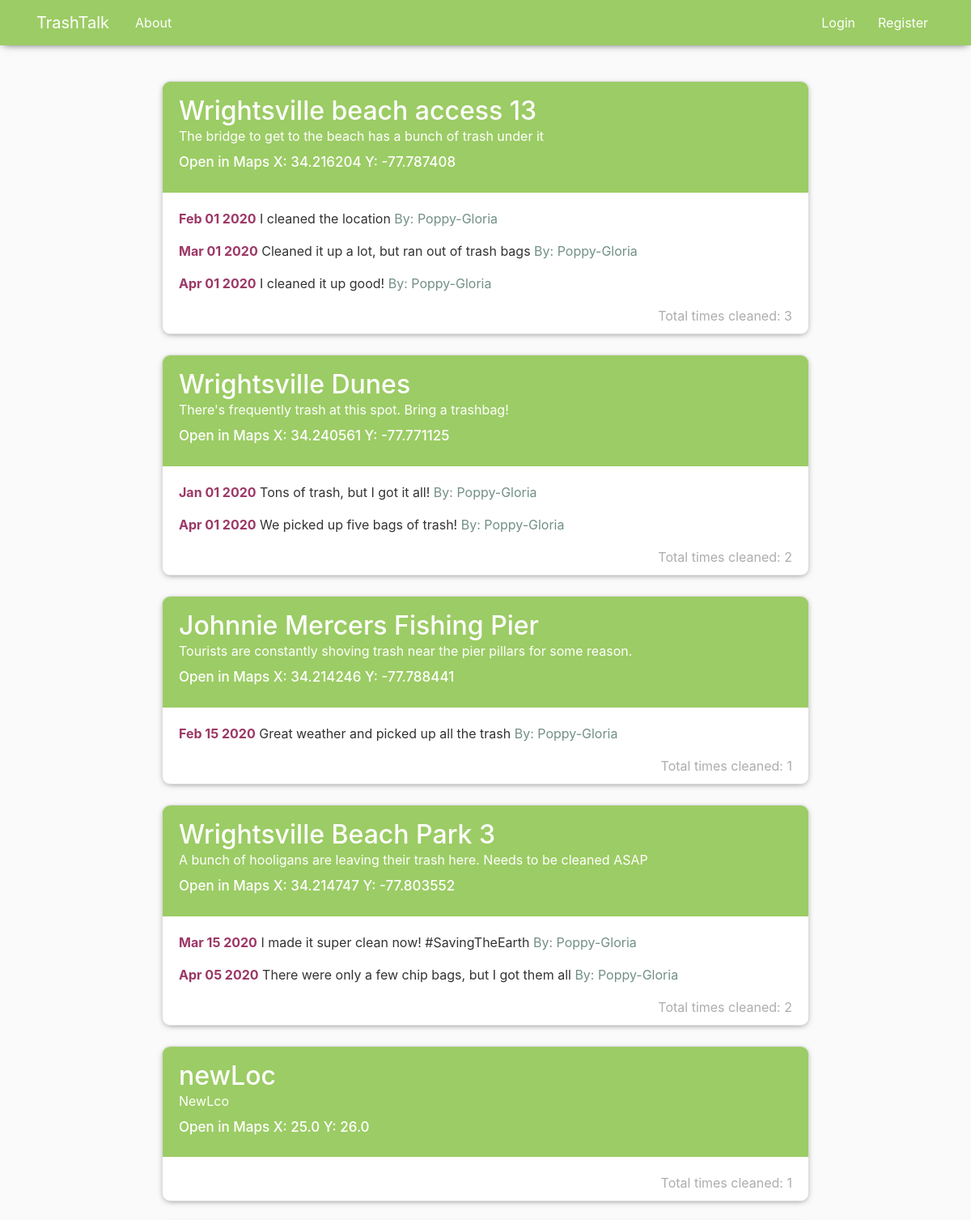
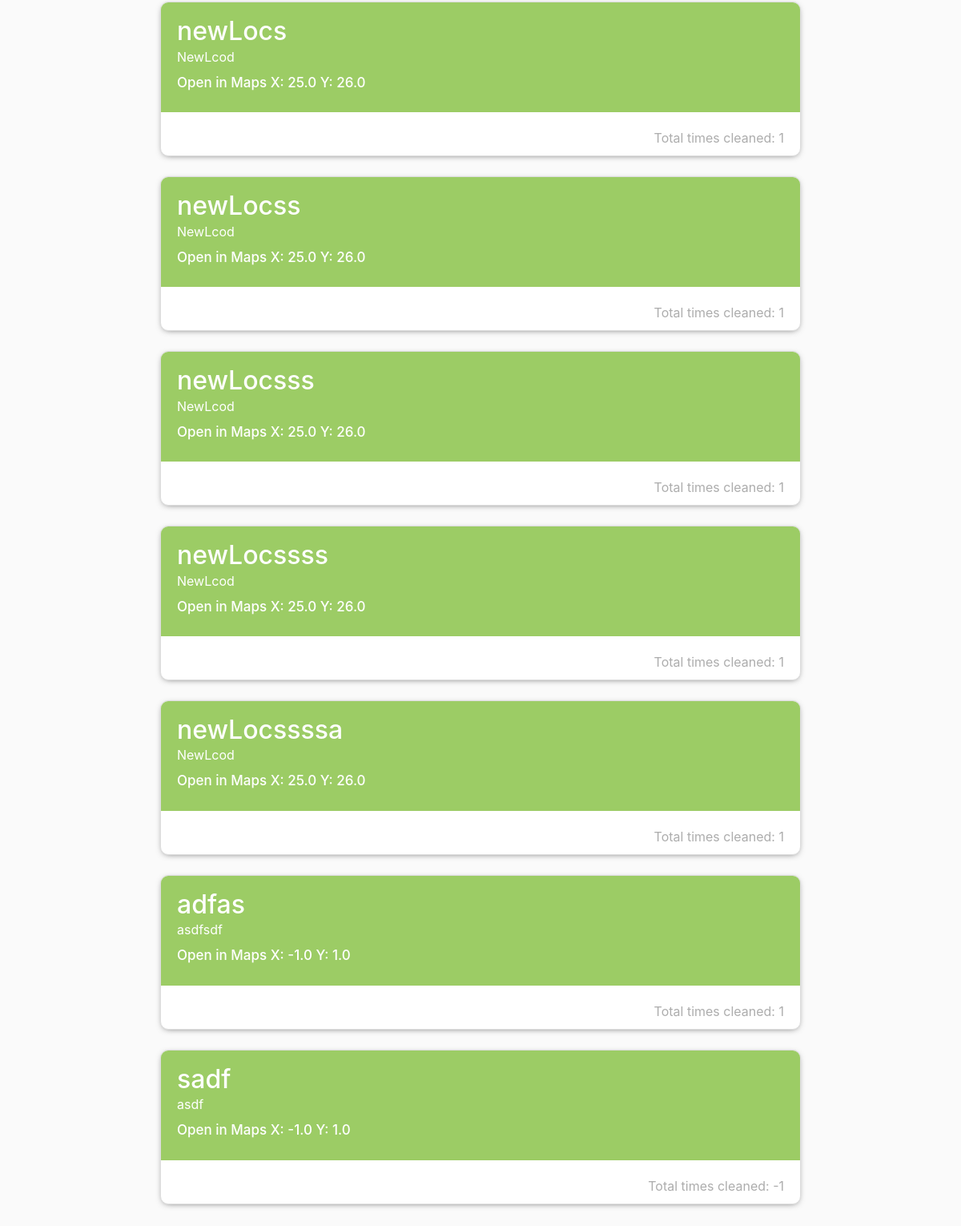
The app's page /, older data (2 pictures, top to bottom).
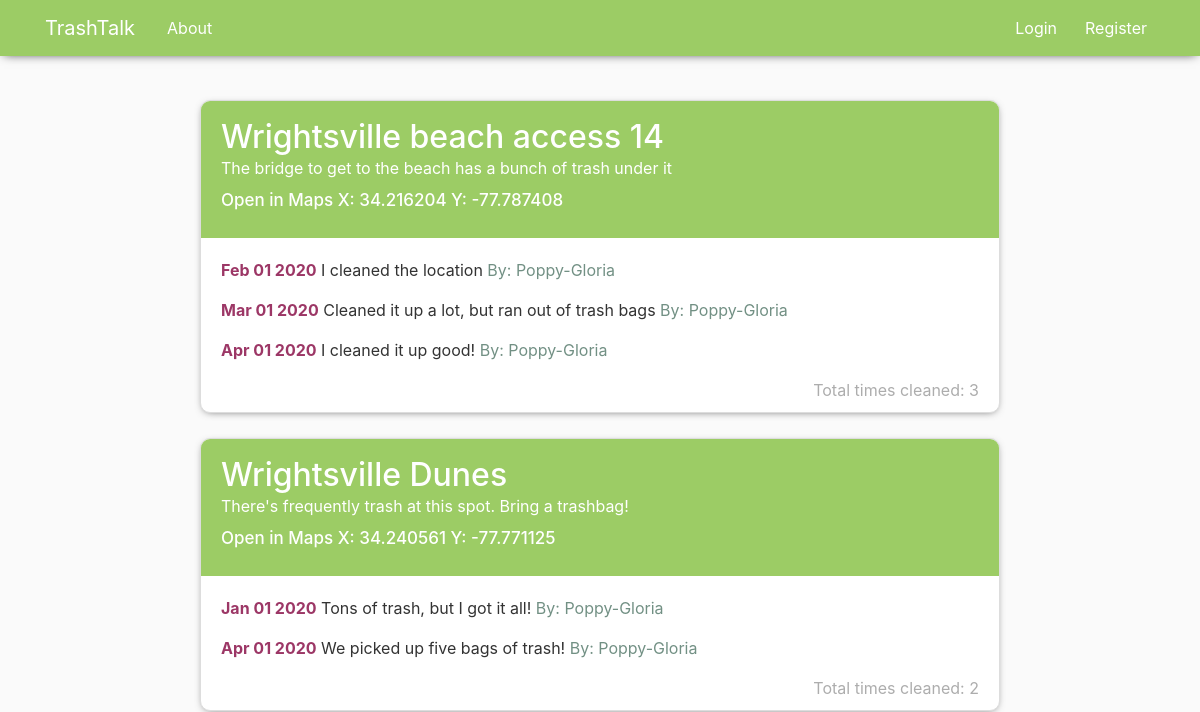
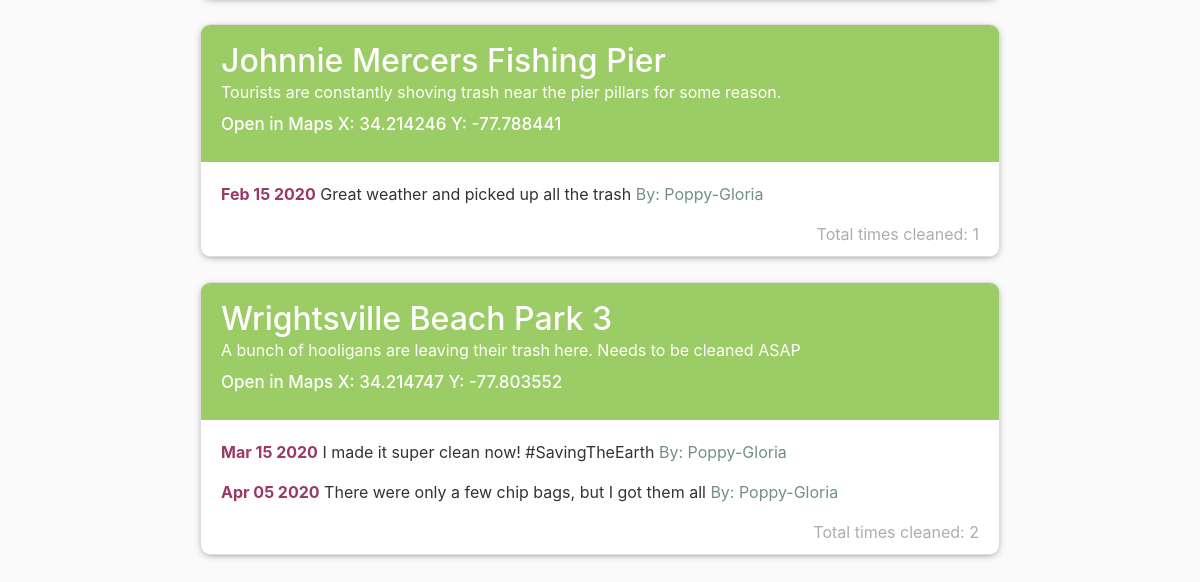
The same page, newer data (2 pictures, top to bottom).
### blog/models.py (models this page shows, shortened)
class Location(models.Model):
    l_id = models.UUIDField(primary_key=True, default=uuid.uuid4, editable=False)
    l_name = models.CharField(max_length = 100)
    x_cord = models.FloatField()
    y_cord = models.FloatField()
    description = models.TextField()
    times_cleaned = models.IntegerField()

class Cleaned(models.Model):
    l_id = models.ForeignKey(Location, on_delete = models.CASCADE)
    u_id = models.ForeignKey(User, on_delete = models.CASCADE)
    date_cleaned = models.DateTimeField(default = timezone.now)
    description = models.TextField()

### blog/views.py (the view)
# urls.py: path('', views.home, name='blog-home'),
def home(request):
    context = {
        'locations': Location.objects.all(),
        'cleaned': Cleaned.objects.all()
    }
    return render(request, 'blog/home.html', context)

### blog/templates/blog/home.html
{% extends "blog/base.html" %}
{% block content %}
    {% for loc in locations %}
        <article class="media content-section">
          <div class="media-body">
            <div class="title-blue">
            <h2><a href="{% url 'post-detail' loc.l_id %}">{{ loc.l_name }}</a></h2>
            <p class="article-content less-padding">{{loc.description}}</p>
            <a class="mr-2 clr" target="_blank" href="https://www.google.com/maps/place/{{loc.x_cord}},{{loc.y_cord}}">Open in Maps X: {{loc.x_cord}} Y: {{loc.y_cord}}</a>
            </div>
            {% for clean in cleaned %}
            {% ifequal clean.l_id.l_id loc.l_id %}
            <p><span class = "cdate">{{clean.date_cleaned|date:"M d Y"}}</span> {{clean.description}} <span class="fadegreen">By: {{clean.u_id.username}}</span></p>
            {% endifequal %}
            {% endfor %}
            <p class = "lowercount">Total times cleaned: {{loc.times_cleaned}}</p>
          </div>
        </article>
    {% endfor %}
{% endblock content %}

### blog/templates/blog/base.html (shortened to what this page needs)
{% load static %}
<!DOCTYPE html>
<html>
<head>
    <link rel="stylesheet" href="https://maxcdn.bootstrapcdn.com/bootstrap/4.0.0/css/bootstrap.min.css">
    <link rel="stylesheet" type="text/css" href="{% static 'blog/main.css' %}">
</head>
<body>
    <header class="site-header">
      <nav class="navbar navbar-expand-md navbar-dark bg-steel fixed-top">
        <div class="container">
          <a class="navbar-brand mr-4" href="{% url 'blog-home' %}">TrashTalk</a>
          <div class="collapse navbar-collapse" id="navbarToggle">
            <div class="navbar-nav mr-auto">
              <a class="nav-item nav-link" href="{% url 'blog-about' %}">About</a>
            </div>
            <div class="navbar-nav">
              {% if user.is_authenticated %}
              <a class="nav-item nav-link padl" href="{%url 'post-create'%}">Post Location</a>
              <a class="nav-item nav-link padl" href="#">Post Cleaned</a>
              <a class="nav-item nav-link padl" href="/logout">Logout</a>
              {% else %}
              <a class="nav-item nav-link padl" href="/login">Login</a>
              <a class="nav-item nav-link padl" href="/register">Register</a>
              {% endif %}
            </div>
          </div>
        </div>
      </nav>
    </header>
    <main role="main" class="container">
      <div class="row">
        <div class="center-wide">
          {% block content %}{% endblock %}
        </div>
      </div>
    </main>
</body>
</html>

### blog/static/blog/main.css (style rules this page uses)
body { background: #fafafa; color: #333333; margin-top: 5rem; margin-bottom: 100px; }
a { color:white !important; }
.padl { padding-left: 20px !important; }
.site-header .navbar-nav .nav-link { color: white !important; }
.center-wide { margin-top: 20px; width: 800px; margin-left: auto; margin-right: auto; }
body main .cdate { color: #9c3766; font-weight: 700; }
.title-blue { background: #9CCC65; margin-left: -20px; margin-right: -20px; padding-left: 20px; padding-right: 20px; margin-top: -12px; padding-top: 19px; padding-bottom: 24px; color: white !important; margin-bottom: 20px; }
.lowercount { color: #adadad; text-align: right; margin-bottom: 0px; }
.fadegreen { color: #729084; }
.title-blue h2 { color: white; margin-bottom: 0px; }
body article { box-shadow: 0 2px 8px -4px rgba(0, 0, 0, 0.7); border-radius: 10px !important; overflow: hidden; margin-bottom: 25px !important; }
.less-padding { margin-bottom: 8px; }
.clr { color: #507080; font-weight: 500; font-size: 17px; }
h1, h2, h3, h4, h5, h6 { color: #444444; }
.bg-steel { background-color: #9CCC65; box-shadow: 0 2px 10px -4px rgba(0, 0, 0, 0.8); }
.site-header .navbar-nav .nav-link { color: #cbd5db; }
.content-section { background: #ffffff; padding: 10px 20px; border: 1px solid #dddddd; border-radius: 3px; margin-bottom: 20px; }
.article-content { white-space: pre-line; }

Row changes from the older to the newer data that the page shows:
removed Location: l_name "newLoc", description "NewLco", x_cord "25.0", y_cord "26.0", times_cleaned "1"
removed Location: l_name "newLocs", description "NewLcod", x_cord "25.0", y_cord "26.0", times_cleaned "1"
removed Location: l_name "newLocss", description "NewLcod", x_cord "25.0", y_cord "26.0", times_cleaned "1"
removed Location: l_name "newLocsss", description "NewLcod", x_cord "25.0", y_cord "26.0", times_cleaned "1"
removed Location: l_name "newLocssss", description "NewLcod", x_cord "25.0", y_cord "26.0", times_cleaned "1"
removed Location: l_name "newLocssssa", description "NewLcod", x_cord "25.0", y_cord "26.0", times_cleaned "1"
removed Location: l_name "adfas", description "asdfsdf", x_cord "-1.0", y_cord "1.0", times_cleaned "1"
removed Location: l_name "sadf", description "asdf", x_cord "-1.0", y_cord "1.0", times_cleaned "-1"
changed Location "The bridge to get to the beach has a bunch of trash under it": l_name "Wrightsville beach access 13" → "Wrightsville beach access 14"
